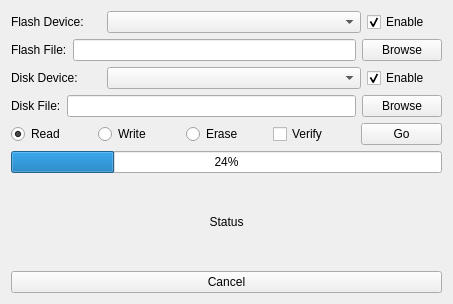
<?xml version="1.0" encoding="UTF-8"?>
<ui version="4.0">
 <class>SystemImage</class>
 <widget class="QWidget" name="SystemImage">
  <property name="windowModality">
   <enum>Qt::ApplicationModal</enum>
  </property>
  <property name="geometry">
   <rect>
    <x>0</x>
    <y>0</y>
    <width>453</width>
    <height>304</height>
   </rect>
  </property>
  <property name="windowTitle">
   <string>System Image Tools</string>
  </property>
  <layout class="QVBoxLayout" name="verticalLayout">
   <item>
    <layout class="QHBoxLayout" name="horizontalLayout_3">
     <item>
      <widget class="QLabel" name="flashDeviceLabel">
       <property name="sizePolicy">
        <sizepolicy hsizetype="Minimum" vsizetype="Preferred">
         <horstretch>0</horstretch>
         <verstretch>0</verstretch>
        </sizepolicy>
       </property>
       <property name="maximumSize">
        <size>
         <width>90</width>
         <height>16777215</height>
        </size>
       </property>
       <property name="text">
        <string>Flash Device:</string>
       </property>
      </widget>
     </item>
     <item>
      <widget class="QComboBox" name="flashDeviceComboBox"/>
     </item>
     <item>
      <widget class="QCheckBox" name="flashEnableCheckBox">
       <property name="enabled">
        <bool>true</bool>
       </property>
       <property name="maximumSize">
        <size>
         <width>75</width>
         <height>16777215</height>
        </size>
       </property>
       <property name="text">
        <string>Enable</string>
       </property>
       <property name="checked">
        <bool>true</bool>
       </property>
       <property name="tristate">
        <bool>false</bool>
       </property>
      </widget>
     </item>
    </layout>
   </item>
   <item>
    <layout class="QHBoxLayout" name="horizontalLayout">
     <item>
      <widget class="QLabel" name="flashFileLabel">
       <property name="sizePolicy">
        <sizepolicy hsizetype="Minimum" vsizetype="Preferred">
         <horstretch>0</horstretch>
         <verstretch>0</verstretch>
        </sizepolicy>
       </property>
       <property name="maximumSize">
        <size>
         <width>90</width>
         <height>16777215</height>
        </size>
       </property>
       <property name="text">
        <string>Flash File:</string>
       </property>
      </widget>
     </item>
     <item>
      <widget class="QLineEdit" name="flashImageLineEdit"/>
     </item>
     <item>
      <widget class="QPushButton" name="flashImageBrowseButton">
       <property name="text">
        <string>Browse</string>
       </property>
      </widget>
     </item>
    </layout>
   </item>
   <item>
    <layout class="QHBoxLayout" name="horizontalLayout_4">
     <item>
      <widget class="QLabel" name="diskDeviceLabel">
       <property name="sizePolicy">
        <sizepolicy hsizetype="Minimum" vsizetype="Preferred">
         <horstretch>0</horstretch>
         <verstretch>0</verstretch>
        </sizepolicy>
       </property>
       <property name="maximumSize">
        <size>
         <width>90</width>
         <height>16777215</height>
        </size>
       </property>
       <property name="text">
        <string>Disk Device:</string>
       </property>
      </widget>
     </item>
     <item>
      <widget class="QComboBox" name="diskDeviceComboBox"/>
     </item>
     <item>
      <widget class="QCheckBox" name="diskEnableCheckBox">
       <property name="maximumSize">
        <size>
         <width>75</width>
         <height>16777215</height>
        </size>
       </property>
       <property name="text">
        <string>Enable</string>
       </property>
       <property name="checked">
        <bool>true</bool>
       </property>
      </widget>
     </item>
    </layout>
   </item>
   <item>
    <layout class="QHBoxLayout" name="horizontalLayout_2">
     <item>
      <widget class="QLabel" name="diskFileLabel">
       <property name="sizePolicy">
        <sizepolicy hsizetype="Minimum" vsizetype="Preferred">
         <horstretch>0</horstretch>
         <verstretch>0</verstretch>
        </sizepolicy>
       </property>
       <property name="maximumSize">
        <size>
         <width>90</width>
         <height>16777215</height>
        </size>
       </property>
       <property name="text">
        <string>Disk File:</string>
       </property>
      </widget>
     </item>
     <item>
      <widget class="QLineEdit" name="diskImageLineEdit"/>
     </item>
     <item>
      <widget class="QPushButton" name="diskImageBrowseButton">
       <property name="text">
        <string>Browse</string>
       </property>
      </widget>
     </item>
    </layout>
   </item>
   <item>
    <layout class="QHBoxLayout" name="horizontalLayout_5">
     <item>
      <widget class="QRadioButton" name="readRadioButton">
       <property name="text">
        <string>Read</string>
       </property>
       <property name="checked">
        <bool>true</bool>
       </property>
      </widget>
     </item>
     <item>
      <widget class="QRadioButton" name="writeRadioButton">
       <property name="text">
        <string>Write</string>
       </property>
      </widget>
     </item>
     <item>
      <widget class="QRadioButton" name="eraseRadioButton">
       <property name="text">
        <string>Erase</string>
       </property>
      </widget>
     </item>
     <item>
      <widget class="QCheckBox" name="verifyCheckBox">
       <property name="text">
        <string>Verify</string>
       </property>
      </widget>
     </item>
     <item>
      <widget class="QPushButton" name="goButton">
       <property name="text">
        <string>Go</string>
       </property>
      </widget>
     </item>
    </layout>
   </item>
   <item>
    <widget class="QProgressBar" name="progressBar">
     <property name="value">
      <number>24</number>
     </property>
    </widget>
   </item>
   <item>
    <widget class="QLabel" name="statusLabel">
     <property name="text">
      <string>Status</string>
     </property>
     <property name="alignment">
      <set>Qt::AlignCenter</set>
     </property>
    </widget>
   </item>
   <item>
    <widget class="QPushButton" name="cancelButton">
     <property name="text">
      <string>Cancel</string>
     </property>
    </widget>
   </item>
  </layout>
 </widget>
 <resources/>
 <connections/>
</ui>
